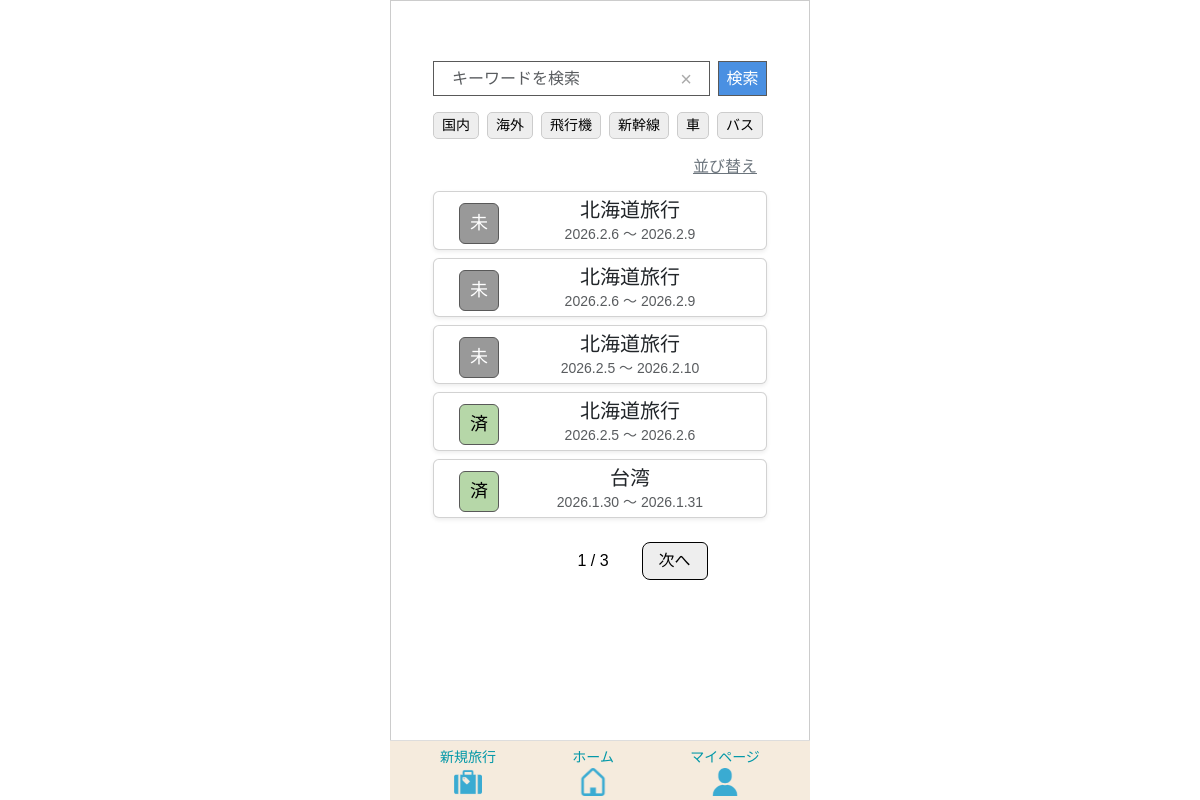
Page /home/ (signed in) on the earlier database version.
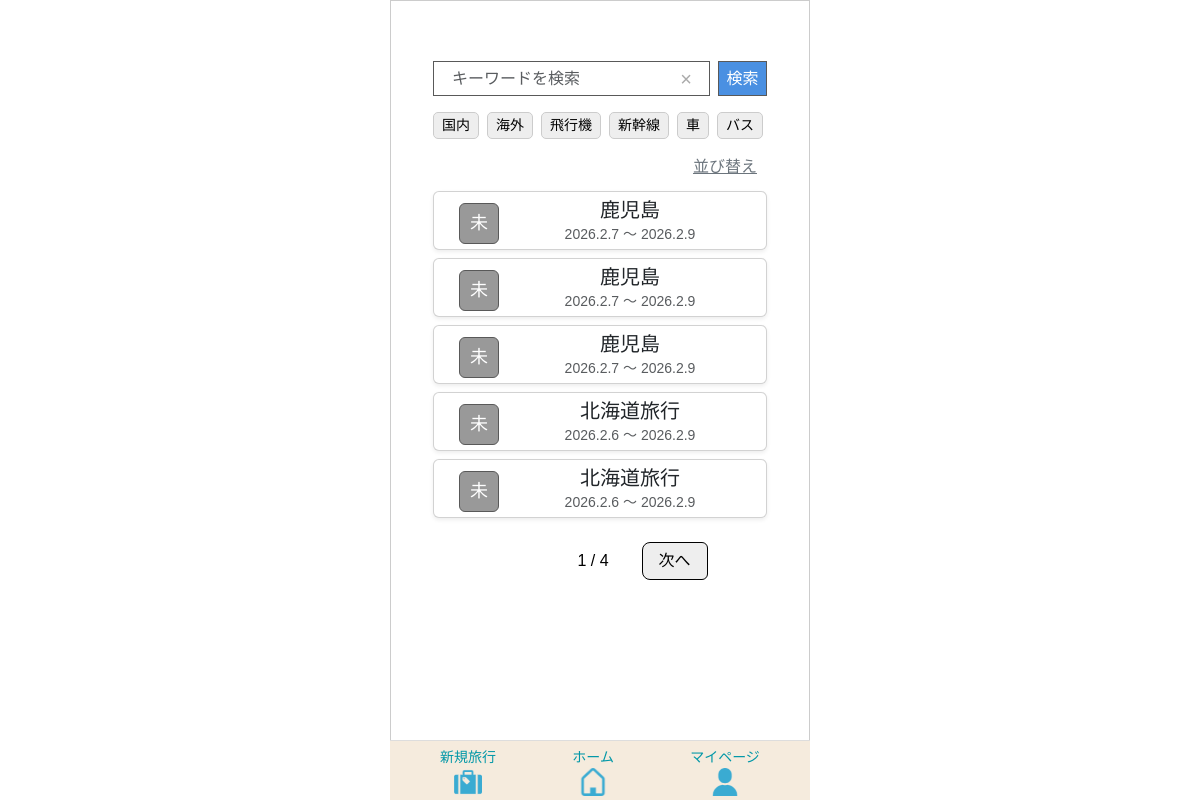
Same page on the later database version.
### app/models/travel.py (models this page shows, shortened)
class Transport(models.Model):
    class TransportType(models.IntegerChoices):
     AIRPLANE   = 0, _("飛行機")
     SHINKANSEN = 1, _("新幹線")
     CAR        = 2, _("車")
     BUS        = 3, _("バス")
     TRAIN      = 4, _("電車")
     OTHER      = 5, _("その他")
    transport_id = models.AutoField(
        primary_key=True,
        verbose_name=_("交通手段ID")
    )
    transport_type = models.IntegerField(
    choices=TransportType.choices,
    verbose_name=_("交通手段")
    )
    created_at = models.DateTimeField(
        auto_now_add=True,
        verbose_name=_("作成日")
    )
    updated_at = models.DateTimeField(
       auto_now=True,
        verbose_name=_("更新日")
    )
    class Meta:
        verbose_name = _("交通手段")
        verbose_name_plural = _("交通手段")

class Travel_info(models.Model):
    class StayType(models.IntegerChoices):
        DAY_TRIP = 0, _("日帰り")
        STAY     = 1, _("宿泊")
    class LocationType(models.IntegerChoices):
        DOMESTIC = 0, _("国内")
        OVERSEAS = 1, _("海外")
    class StatusType(models.IntegerChoices):
        NOT_DONE  = 0, _("未")
        COMPLETE  = 1, _("完")
        PROCESSED = 2, _("済")
    travel_info_id = models.AutoField(
        primary_key=True,
        verbose_name=_("旅行情報ID")
    )
    user = models.ForeignKey(
        settings.AUTH_USER_MODEL,
        on_delete=models.CASCADE,
        verbose_name=_("ユーザーID")
    )
    travel_title = models.CharField(
        max_length=100,
        verbose_name=_("旅行タイトル")
    )
    start_date = models.DateField(
        verbose_name=_("開始日")
    )
    end_date = models.DateField(
        verbose_name=_("終了日")
    )
    stay_type = models.IntegerField(
        choices=StayType.choices,
        verbose_name=_("宿泊タイプ")
    )
    location = models.IntegerField(
        choices=LocationType.choices,
        verbose_name=_("場所"),
    )
    memo = models.CharField(
        max_length=230,
        blank=True,
        verbose_name=_("メモ")
    )
    status = models.IntegerField(
        choices=StatusType.choices,
        default=0,
        verbose_name=_("ステータス")
    )
    transport = models.ManyToManyField(
        "Transport",
        through="Travelmode",
        verbose_name=_("交通手段")
    )
    created_at = models.DateTimeField(
        auto_now_add=True,
        verbose_name=_("作成日")
    )
    updated_at = models.DateTimeField(
       auto_now=True,
        verbose_name=_("更新日")
    )
    class Meta:
        verbose_name = _("旅行情報")
        verbose_name_plural = _("旅行情報")

### app/views/home.py (the view)
# urls.py: path('home/', HomeView.as_view(), name='home'),
class HomeView(LoginRequiredMixin, TemplateView):
    template_name = "home/home.html"
    login_url = "/"
    def get(self, request, *args, **kwargs):
        keyword = request.GET.get("keyword", "")
        travel_type = request.GET.getlist("travel_type")
        transport_filter = [t for t in request.GET.getlist("transport") if t]
        sort = request.GET.get("sort", "")
        travels = Travel_info.objects.filter(user=request.user)
        if keyword:
            travels = travels.filter(travel_title__icontains=keyword)
        if travel_type:
            travels = travels.filter(location__in=travel_type)
        if transport_filter:
            travels = travels.filter(
                transport__transport_type__in=transport_filter
            )
        today = timezone.now().date()
        completed_travel_ids = (
            TravelItem.objects
            .filter(travel_category__template__travel_info__user=request.user)
            .values("travel_category__template__travel_info")
            .annotate(
                total=Count("id"),
                done=Count("id", filter=Q(item_checked=TravelItem.ItemChecked.YES))
            )
            .filter(total=F("done"))
            .values_list("travel_category__template__travel_info", flat=True)
        )
        travels = travels.annotate(
            display_status=Case(
                When(end_date__lt=today, then=Value("済")),
                When(travel_info_id__in=completed_travel_ids, then=Value("完")),
                default=Value("未"),
                output_field=CharField()
            )
        )
        travels = travels.annotate(
            status_order=Case(
                When(display_status="完", then=0),
                When(display_status="未", then=1),
                When(display_status="済", then=2),
                default=3,
                output_field=IntegerField(),
            )
        )
        if sort == "title_asc":
            travels = travels.order_by("travel_title")
        elif sort == "title_desc":
            travels = travels.order_by("-travel_title")
        elif sort == "date_asc":
            travels = travels.order_by("start_date")
        elif sort == "date_desc":
            travels = travels.order_by("-start_date")
        else:
            travels = travels.order_by("status_order", "-start_date")
        paginator = Paginator(travels, 5)
        page = request.GET.get("page")
        travels_page = paginator.get_page(page)
        tags = Transport.objects.exclude(
            transport_type=Transport.TransportType.OTHER
        )
        return render(request, self.template_name, {
            "travels": travels_page,
            "keyword": keyword,
            "tags": tags,
            "travel_type": travel_type,
            "transport": transport_filter,
            "sort": sort,
        })

### templates/home/home.html (shortened to what this page needs)
{% extends 'base.html' %}
{% load static %}
{% block extra_css %}
{{ block.super }}
<link rel="stylesheet" href="{% static 'tabipre/css/home.css' %}">
{% endblock %}
{% block content %}
<div class="container mt-5">
    <form method="GET" id="searchForm" class="d-flex mb-3 position-relative">
        <span id="clearBtn" class="clear-btn">&times;</span>
        <input type="text" name="keyword" id="keywordInput"
               value="{{ keyword }}"
               class="form-control me-2 search-input"
               placeholder="キーワードを検索">
        <button class="search-btn">検索</button>
    </form>
    <div class="d-flex flex-row flex-nowrap overflow-auto mb-2">
        <a href="#"
           class="tag-badge {% if '0' in travel_type %}selected{% endif %}"
           data-type="travel_type" data-value="0">国内</a>
        <a href="#"
           class="tag-badge {% if '1' in travel_type %}selected{% endif %}"
           data-type="travel_type" data-value="1">海外</a>
        {% for tag in tags %}
            <a href="#"
               class="tag-badge {% if tag.transport_type|stringformat:'s' in transport %}selected{% endif %}"
               data-type="transport"
               data-value="{{ tag.transport_type }}">
                {{ tag.get_transport_type_display }}
            </a>
        {% endfor %}
    </div>
    <div class="sort-btn-wrapper mb-2">
        <a href="#" class="sort-btn" data-bs-toggle="modal" data-bs-target="#sortModal">
            並び替え
        </a>
    </div>
    {% for t in travels %}
        <a href="{% url 'app:travel_detail' t.travel_info_id %}" class="text-decoration-none text-dark">
            <div class="card mb-2 shadow-sm">
                <div class="card-body d-flex align-items-center">
                    <div class="align-items-center">
                        {% if t.display_status == "未" %}
                            <span class="badge-t status-mi">未</span>
                        {% elif t.display_status == "完" %}
                            <span class="badge-t status-kan">完</span>
                        {% elif t.display_status == "済" %}
                            <span class="badge-t status-zumi">済</span>
                        {% endif %}
                    </div>
                    <div class="flex-grow-1 d-flex flex-column justify-content-center text-center">
                        <h5 class="card-title">{{ t.travel_title }}</h5>
                        <p class="card-text text-muted">
                            {{ t.start_date|date:"Y.n.j" }} 〜 {{ t.end_date|date:"Y.n.j" }}
                        </p>
                    </div>
                </div>
            </div>
        </a>
    {% empty %}
        <p class="text-center text-muted">旅行がありません</p>
    {% endfor %}
    <div class="d-flex justify-content-center mt-4">
        <nav>
            <ul class="pagination">
                {% if travels.has_previous %}
                    <li class="page-item">
                        <a class="page-link"
                           href="?page={{ travels.previous_page_number }}&keyword={{ keyword }}&sort={{ sort }}">
                           前へ
                        </a>
                    </li>
                {% else %}
                    <li class="page-item disabled">
                    </li>
                {% endif %}
                <li class="page-item active">
                    <span class="page-link">
                        {{ travels.number }} / {{ travels.paginator.num_pages }}
                    </span>
                </li>
                {% if travels.has_next %}
                    <li class="page-item">
                        <a class="page-link"
                           href="?page={{ travels.next_page_number }}&keyword={{ keyword }}&sort={{ sort }}">
                           次へ
                        </a>
                    </li>
                {% else %}
                    <li class="page-item disabled">
                        <span class="page-link" style="visibility: hidden;">次へ</span>
                    </li>
                {% endif %}
            </ul>
        </nav>
    </div>
</div>
{% endblock %}

Differences in the rows shown:
no longer on this page (row unchanged): Travel_info: shows "未", travel_title "北海道旅行", start_date "2026.2.5", end_date "2026.2.10"
no longer on this page (row unchanged): Travel_info: shows "済", travel_title "北海道旅行", start_date "2026.2.5", end_date "2026.2.6"
no longer on this page (row unchanged): Travel_info: shows "済", travel_title "台湾", start_date "2026.1.30", end_date "2026.1.31"
added Travel_info: shows "未", travel_title "鹿児島", start_date "2026.2.7", end_date "2026.2.9"
added Travel_info: shows "未", travel_title "鹿児島", start_date "2026.2.7", end_date "2026.2.9"
added Travel_info: shows "未", travel_title "鹿児島", start_date "2026.2.7", end_date "2026.2.9"
Other differences:
{{ travels.paginator.num_pages }}: "3" → "4"
